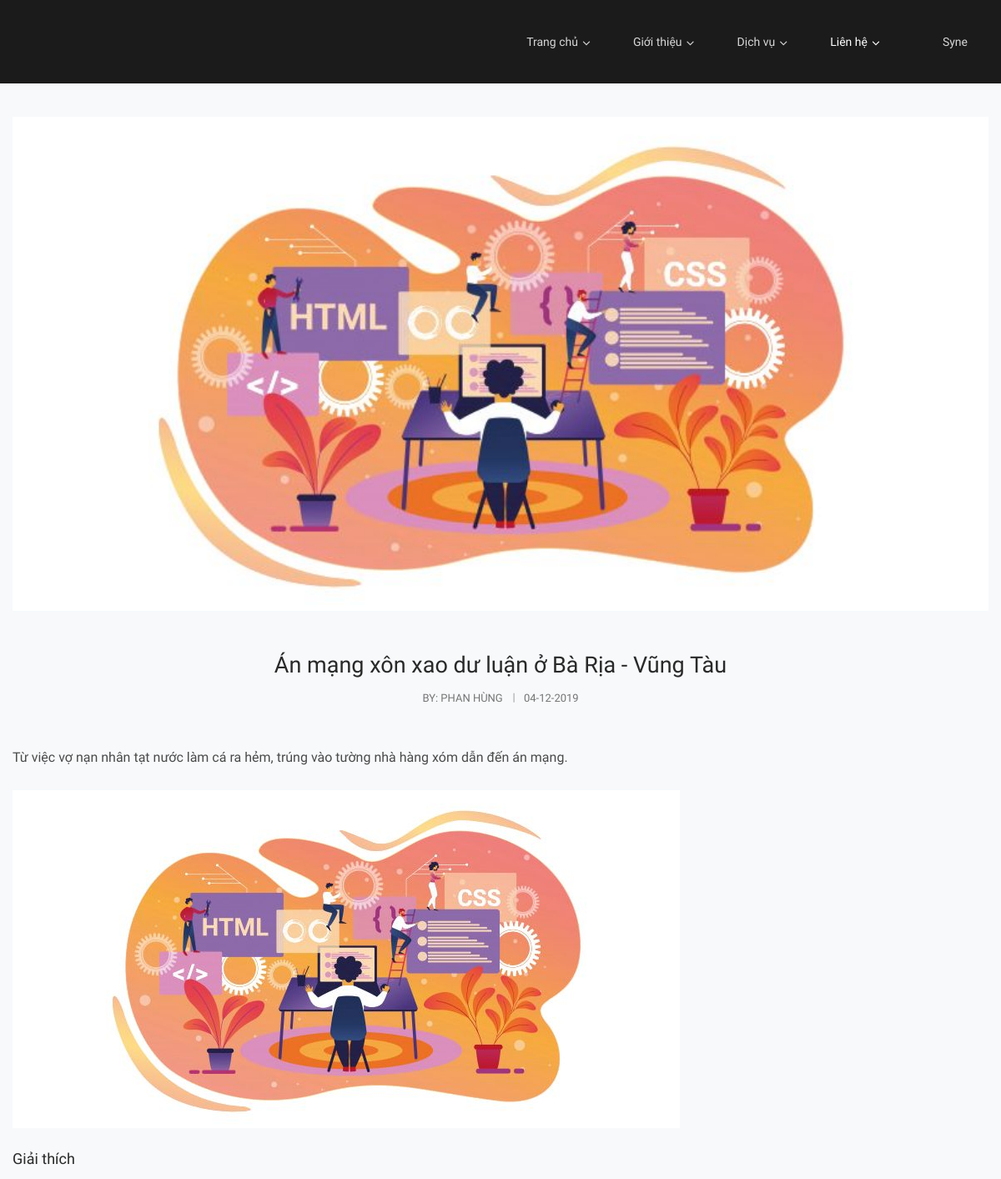
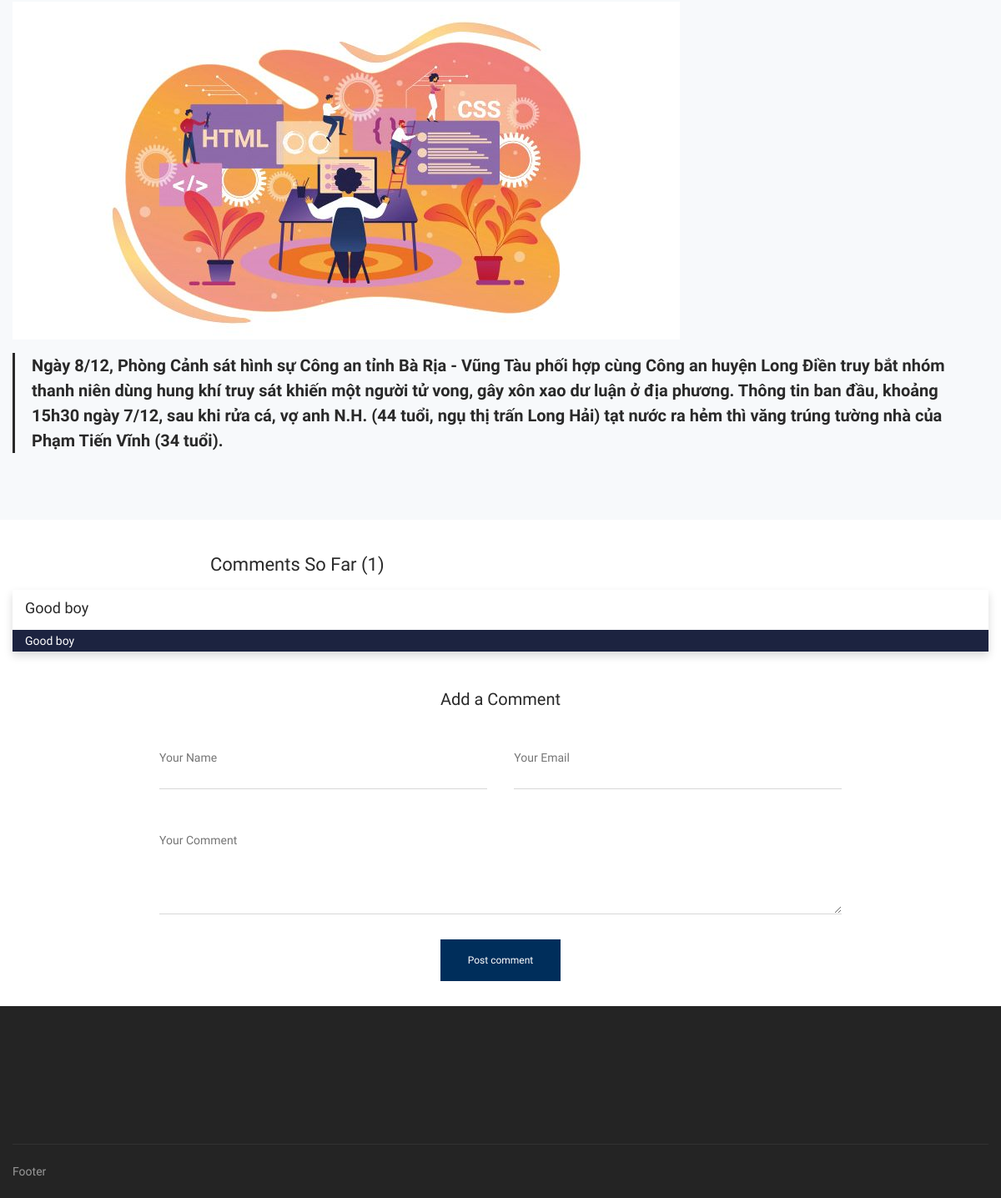
Page /blog-details.php?post=4 on the committed database (2 pictures, top to bottom).
### tables this page shows
CREATE TABLE `posts` (
  `post_id` int(10) NOT NULL,
  `category_id` int(10) NOT NULL,
  `post_title` varchar(100) NOT NULL,
  `post_date` text NOT NULL,
  `post_author` varchar(50) NOT NULL,
  `post_keywords` text NOT NULL,
  `post_image` varchar(100) NOT NULL,
  `post_content` text NOT NULL,
  `img_details` varchar(100) NOT NULL,
  `post_explain` varchar(100) NOT NULL
);

CREATE TABLE `comments` (
  `comment_id` int(10) NOT NULL,
  `post_id` int(10) NOT NULL,
  `comment_name` varchar(100) NOT NULL,
  `comment_email` varchar(100) NOT NULL,
  `comment_text` text NOT NULL,
  `status` text NOT NULL
);

### blog-details.php (the view, shortened to what this page needs)
<?php include_once "headers.php"; ?>
<div id="main-content" class="site-main gray-bg clearfix no-padding">
    <div id="content-wrap" class="padding-top-40">
        <div class="container">
            <div class="row">
                <div class="col-md-12">
                    <div id="site-content" class="site-content clearfix">
                        <div id="inner-content" class="inner-content-wrap">
                            <div class="single-post">
                                <?php
                                    include_once "connection.php";
                                    if(isset($_GET['post'])){
                                      $post_id = $_GET['post'];
                                    $get_posts = "select * from posts where post_id='$post_id'";
                                    $run_posts = mysqli_query($con, $get_posts);
                                    while ($row_posts = mysqli_fetch_array($run_posts))
                                    {
                                        $post_title = $row_posts['post_title'];
                                        $post_date = $row_posts['post_date'];
                                        $post_author = $row_posts['post_author'];
                                        $post_image = $row_posts['post_image'];
                                        $post_content = $row_posts['post_content'];
                                        $post_keyword = $row_posts['post_keywords'];
                                        $image_details = $row_posts['img_details'];
                                        $image_explain = $row_posts['post_explain'];
                                ?>
                                <article class="hentry">
                                    <div class="post-media clearfix">
                                        <a href="#"><img src="admin/img_upload/<?php echo $post_image ?>" alt="Image"></a>
                                    </div>
                                    <div class="post-content-wrap">
                                        <h2 class="post-title">
                                            <span>
                                                <a href="page-blog-single.html"><?php echo $post_title ?></a>
                                            </span>
                                        </h2>
                                        <div class="post-meta">
                                            <div class="post-meta-content">
                                                <div class="post-meta-content-inner">
                                                    <span class="post-by-author item">
                                                        <span class="inner">By:
                                                            <a href="#" title="" rel="author"><?php echo $post_author ?></a>
                                                        </span>
                                                    </span>
                                                    <span class="post-date item">
                                                        <span class="inner">
                                                            <span class="entry-date"><?php echo $post_date ?></span>
                                                        </span>
                                                    </span>
                                                </div>
                                            </div>
                                        </div>
                                        <div class="post-content post-excerpt">
                                            <p> <?php echo $post_keyword ?></p>
                                            <p><img src="admin/img_upload/<?php echo $image_details ?>" alt=""></p>
                                            <h4>Giải thích</h4>
                                            <img src="admin/img_upload/<?php echo $image_explain ?>" alt="">
                                            <blockquote>
                                                <?php echo $post_content ?>
                                            </blockquote>
                                        </div>
                                    </div>
                                </article>
                                <?php } } ?>
                            </div>
                        </div>
                    </div>
                </div>
            </div>
        </div>
    </div>
</div>
<?php include_once "comment_form.php"; ?>
<?php include_once "footer.php"; ?>

### headers.php (shortened to what this page needs)
<!DOCTYPE html>
<html xmlns="http://www.w3.org/1999/xhtml" xml:lang="en-US" lang="en-US">
<head>
    <link rel="stylesheet" type="text/css" href="assets/css/bootstrap.min.css">
    <link rel="stylesheet" type="text/css" href="assets/css/animate.css">
    <link rel="stylesheet" type="text/css" href="assets/css/animsition.css">
    <link rel="stylesheet" type="text/css" href="assets/css/owl.carousel.min.css">
    <link rel="stylesheet" type="text/css" href="assets/css/cubeportfolio.css">
    <link rel="stylesheet" type="text/css" href="assets/css/fontawesome.css">
    <link rel="stylesheet" type="text/css" href="assets/css/core-icons.css">
    <link rel="stylesheet" type="text/css" href="assets/css/suchen-icons.css">
    <link rel="stylesheet" type="text/css" href="assets/css/reset.css">
    <link rel="stylesheet" type="text/css" href="style.css">
    <link rel="stylesheet" type="text/css" href="assets/css/shortcodes.css">
</head>
<body class="right-sidebar sidebar-1 header-fixed">
    <div id="wrapper">
        <div id="page" class="clearfix animsition">
            <div id="site-header-wrap">
                <header id="site-header" class="header-front-page style-1 dark-bg">
                    <div id="site-header-inner" class="boxed-5">
                        <div class="wrap-inner clearfix">
                            <a class="login-register register" href="#" data-toggle="modal" data-target="#reg_form_model">
                                <span class="user-name"><span>Syne</span></span>
                            </a>
                            <nav id="main-nav" class="main-nav">
                                <ul id="menu-primary-menu" class="menu">
                                    <li class="menu-item menu-item-has-children"><a href="#">Trang chủ</a>
                                    </li>
                                    <li class="menu-item">
                                        <a href="#">Giới thiệu</a>
                                    </li>
                                    <li class="menu-item menu-item-has-children"><a href="#">Dịch vụ</a>
                                    </li>
                                    <li class="menu-item current-menu-item menu-item-has-children">
                                        <a href="#">Liên hệ</a>
                                    </li>
                                </ul>
                            </nav>
                        </div>
                    </div>
                </header>
            </div>

### comment_form.php (shortened to what this page needs)
<?php
        include_once "connection.php";
     if(isset($_GET['post']))
    {
        $post_id = $_GET['post'];
        $get_posts = "select * from posts where post_id='$post_id'";
        $run_posts = mysqli_query($con, $get_posts);
        $row=mysqli_fetch_array($run_posts);
        $post_new_id=$row['post_id'];
     }
?>
<h2 class="h2__padding">
    Comments So Far
    <?php
        include_once "connection.php";
        $get_comments = "select * from comments where post_id='$post_new_id' AND status='approve'";
		$run_comments = mysqli_query($con,$get_comments);
		$count = mysqli_num_rows($run_comments);
		echo "(". $count . ")";
    ?>
</h2>
<?php
	   $get_comments = "select * from comments where post_id='$post_new_id' AND status='approve'";
		$run_comments = mysqli_query($con,$get_comments);
		while($row_comments=mysqli_fetch_array($run_comments)){
			$comment_name=$row_comments['comment_name'];
			$comment_text=$row_comments['comment_text'];
			echo "
                <div class='container'>
                    <div class='row'>
                        <div class='col-md-12''>
                            <div class='shadow'>
                                <h4 style='display:block;padding: 10px 0px 0px 15px;'>$comment_name</h4>
                                <p style='display:block; background:#1C2340;color:#fff;padding-left:15px;'>$comment_text</p>
                            </div>
                        </div>
                    </div>
                </div>
            ";
			}
 ?>
<div class="container py-5">
    <div class="row">
        <div class="col-md-12 text-center">
            <div class="widget widget_contact_form clearfix widget__center">
                <div class="text-center">
                    <h3 id="reply-title" class="comment-reply-title">Add a Comment</h3>
                </div>
                <form method="post" action="blog-details.php?post=<?php echo $post_new_id; ?>" class="contact-form">
                    <span class="form-control-wrap your-name">
                        <input type="text" id="name" name="comment_name" placeholder="Your Name" required>
                    </span>
                    <span class="form-control-wrap your-email">
                        <input type="email" id="email" name="comment_email" placeholder="Your Email" required>
                    </span>
                    <span class="form-control-wrap your-message">
                        <textarea name="comment" cols="40" rows="10" placeholder="Your Comment" required></textarea>
                    </span>
                    <div class="wrap-submit text-center">
                        <input type="submit" value="Post comment" class="submit" name="submit">
                    </div>
                </form>
            </div>
        </div>
    </div>
</div>

### footer.php (shortened to what this page needs)
<footer id="footer">
</footer>
<div id="bottom" class="clearfix">
    <div class="container">
        <div class="row">
            <div class="col-md-12">
                <div id="bottom-bar-inner" class="clearfix">
                    <div class="bottom-bar-content">
                        <div id="copyright">
                            Footer <span></span>
                        </div>
                    </div>
                </div>
            </div>
        </div>
    </div>
</div>
</div>
</div>
</body>
</html>

### assets/css/animsition.css (style rules this page uses)
.animsition, .animsition-overlay { position: relative; opacity: 0; -webkit-animation-fill-mode: both; animation-fill-mode: both; }
.fade-in { -webkit-animation-name: fade-in; animation-name: fade-in; }

### assets/css/cubeportfolio.css (style rules this page uses)
.clearfix:after { content:" ";display:block;height:0;clear:both }

### rows in the picture
posts: post_image (picture), post_title "Án mạng xôn xao dư luận ở Bà Rịa - Vũng Tàu", post_author "PHAN HÙNG", post_date "04-12-2019", post_keywords "Từ việc vợ nạn nhân tạt nước làm cá ra hẻm, trúng vào tường nhà hàng xóm dẫn đến án mạng.", img_details (picture), post_explain (picture), post_content "Ngày 8/12, Phòng Cảnh sát hình sự Công an tỉnh Bà Rịa - Vũng Tàu phối hợp cùng Công an huyện Long Điền truy bắt nhóm thanh niên dùng hung khí truy sát khiến một người tử vong, gây xôn xao dư luận ở địa phương. Thông tin ban đầu, khoảng 15h30 ngày 7/12, sau khi rửa cá, vợ anh N.H. (44 tuổi, ngụ thị trấn Long Hải) tạt nước ra hẻm thì văng trúng tường nhà của Phạm Tiến Vĩnh (34 tuổi)."
comments: comment_name "Good boy", comment_text "Good boy"

### other values in the picture
$count "1"
